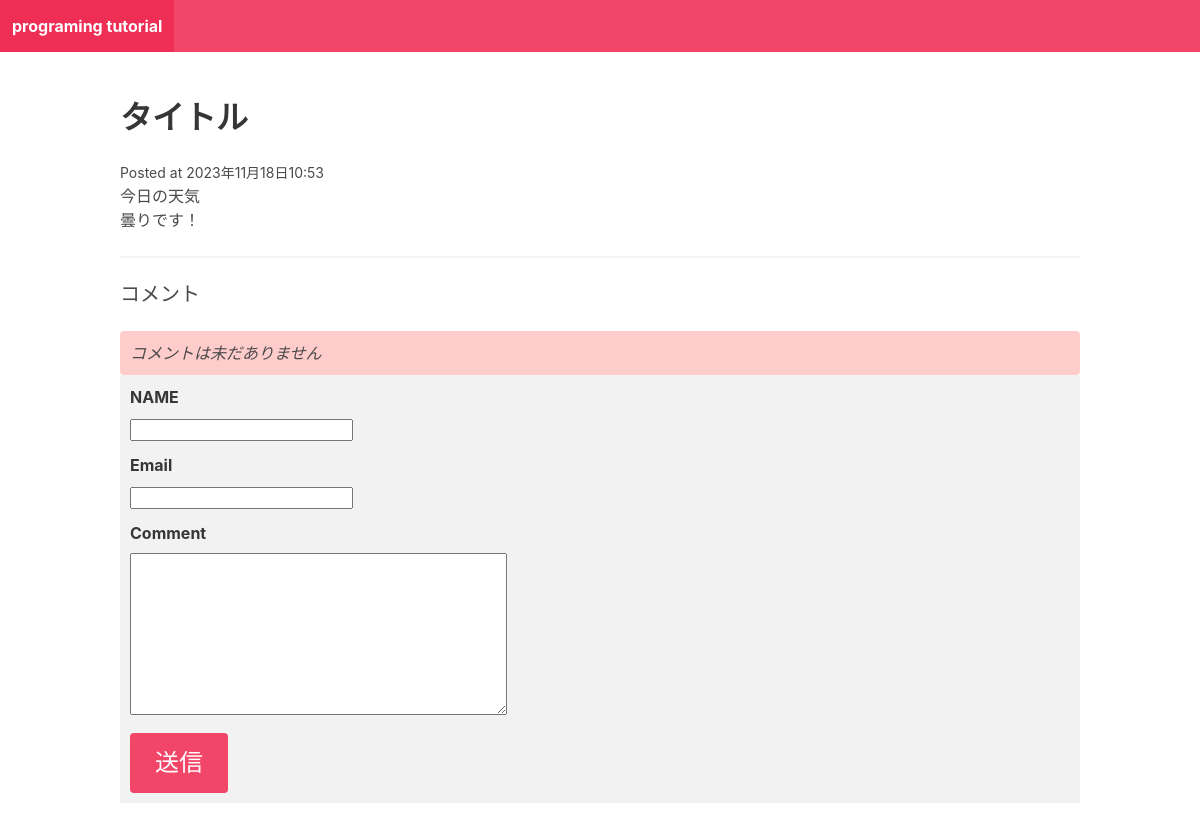
Page /first/ on the earlier database version.
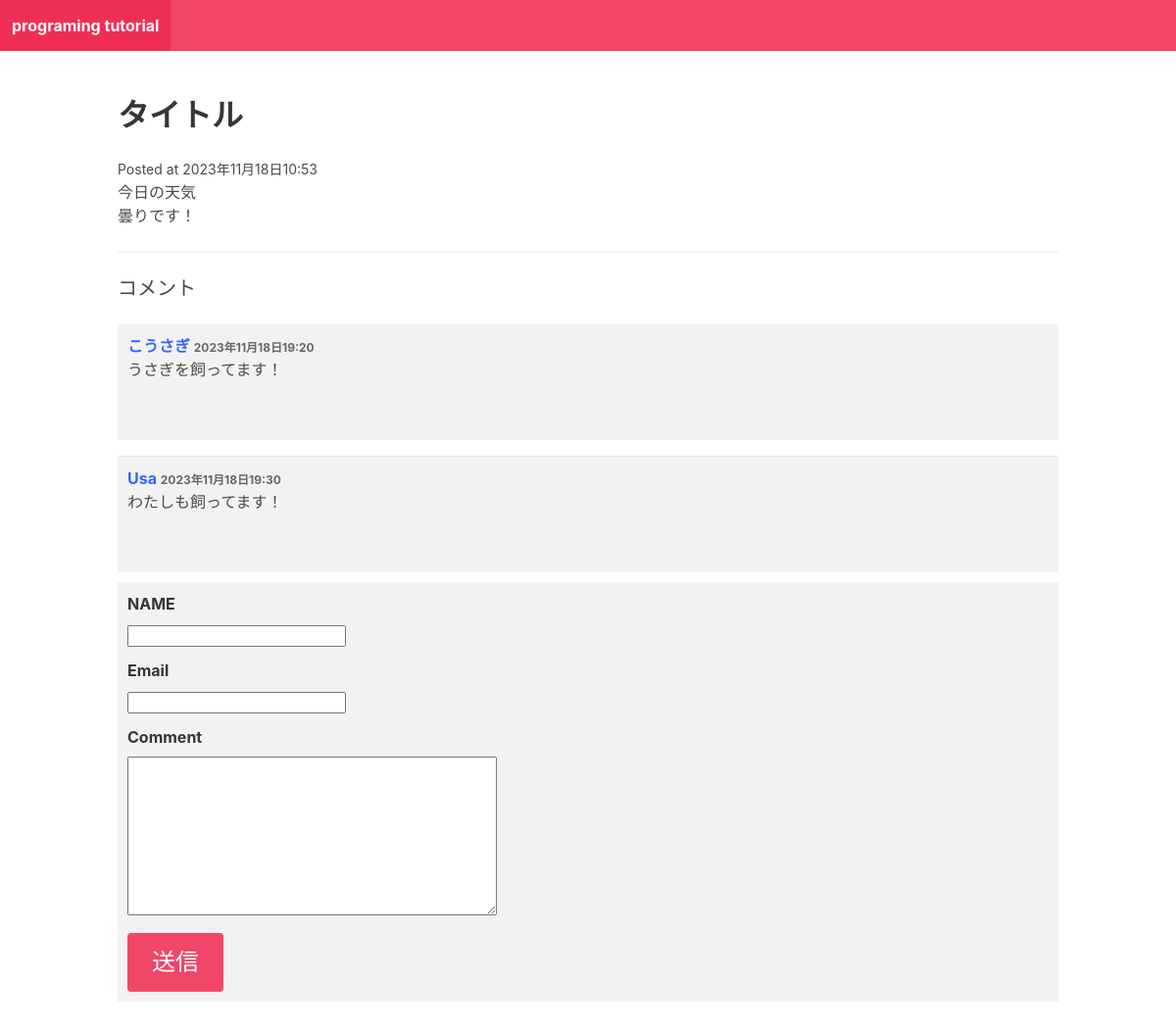
Same page on the later database version.
### blog/models.py (models this page shows)
class Post(models.Model):
    title = models.CharField(max_length=250)
    slug = models.SlugField()
    intro = models.TextField()
    body = models.TextField()
    posted_date = models.DateTimeField(auto_now_add=True)

class Comment(models.Model):
    post = models.ForeignKey(Post, related_name="comments", on_delete=models.CASCADE)
    name = models.CharField(max_length=255)
    email = models.EmailField()
    comment = models.TextField()
    posted_date = models.DateTimeField(auto_now_add=True)

### blog/views.py (the view)
# urls.py: path("<slug:slug>/", post_detail, name="post_detail") #DBより取得
def post_detail(request, slug):
    post = Post.objects.get(slug=slug)
    if request.method == "POST":
        form = CommentForm(request.POST)
        if form.is_valid():
            comment = form.save(commit=False)
            comment.post = post
            comment.save()
            return redirect("post_detail", slug=post.slug)
    else:
       form = CommentForm()
    return render(request, "blog/post_detail.html", {"post": post, "form": form})

### blog/forms.py
class CommentForm(forms.ModelForm):
    class Meta:
        model = Comment
        fields = ["name", "email", "comment"]

### blog/templates/blog/post_detail.html (shortened to what this page needs)
{% extends "blog/base.html" %}
{% block content %}
<h2 class="title">{{post.title}}</h2>
<small>Posted at {{post.posted_date}}</small>
<p>{{post.intro}}</p>
<p>{{post.body}}</p>
<hr/>
    <h2 class="subtitle" style="text-transform: uppercase;">コメント</h2>
    <div class="comment-section" style="width: 100%;">
        {% if post.comments.all %}
            {% for comment in post.comments.all %}
                <article class="media" style="background-color: #f2f2f2; padding: 10px; margin-bottom: 10px;">
                    <div class="media-content">
                        <div class="content">
                            <p>
                                <strong style="color: #3366ff;">
                                    {{ comment.name }}
                                    <small style="font-size: 12px; color: #666;">{{ comment.posted_date }}</small>
                                </strong>
                                <br>
                                {{ comment.comment }}
                                <hr style="border-color: #ccc; border-width: 1px;">
                            </p>
                        </div>
                    </div>
                </article>
            {% endfor %}
        {% else %}
            <div class="notification" style="background-color: #ffcccc; padding: 10px;">
                <p style="font-style: italic;">コメントは未だありません</p>
            </div>
        {% endif %}
    </div>
    <form action="." method="post" style="background-color: #f2f2f2; padding: 10px; width: 100%;">
        <div class="field">
            <label class="label">NAME</label>
            <div class="control">
                {{ form.name }}
            </div>
        </div>
        <div class="field">
            <label class="label">Email</label>
            <div class="control">
                {{ form.email }}
            </div>
        </div>
        <div class="field" >
            <label class="label">Comment</label>
            <div class="control">
                {{ form.comment }}
            </div>
        </div>
        <div class="field">
            <div class="control">
                <button class="button is-danger is-large">送信</button>
            </div>
        </div>
{% endblock %}

### blog/templates/blog/base.html (shortened to what this page needs)
<!DOCTYPE html>
<html lang="en">
<head>
    <link rel="stylesheet" href="https://cdn.jsdelivr.net/npm/bulma@0.9.4/css/bulma.min.css">
</head>
<body>
    <nav class="navbar is-danger">
        <div class="navbar-brand">
            <a href="/" class="navbar-item">
                <strong>programing tutorial</strong>
            </a>
        </div>
    </nav>
    <section class="section">
        <div class="container">
            {% block content %} {% endblock %}
        </div>
    </section>
</body>
</html>

Differences in the rows shown:
added Comment: name "こうさぎ", posted_date "2023年11月18日19:20", comment "うさぎを飼ってます！"
added Comment: name "Usa", posted_date "2023年11月18日19:30", comment "わたしも飼ってます！"
Other differences:
text no longer shown: "コメントは未だありません"
